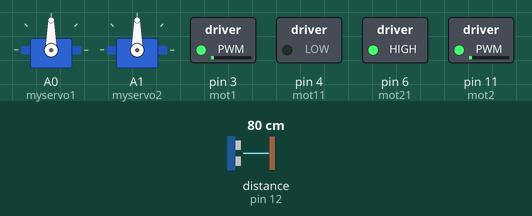
The sketch below on a simulated Arduino Nano, built with avr-gcc and run on an emulated ATmega328P. Parts: 2 × servo, switched loads named in the sketch (green lamp = pin HIGH). Wiring (inferred from the names in the program): ultrasonic range finder: trigger pin 10; echo pin 12. The test bench sets the inputs (shaded band); at power-on: distance to the obstacle (sensor on pin 12) 80 cm. The echo pulse lasts 58.3 µs per cm; pins used as bus, display or sensor lines are not drawn.

Above: at 1.2 s.
1.3 s: distance to the obstacle (sensor on pin 12) set to 2 cm
At 2.4 s:
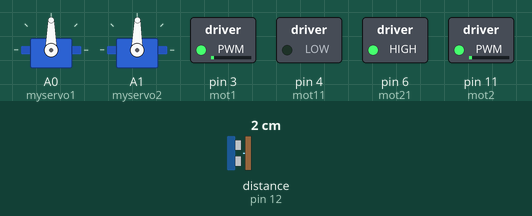
3.3 s: distance to the obstacle (sensor on pin 12) set to 83 cm
At 3.45 s:
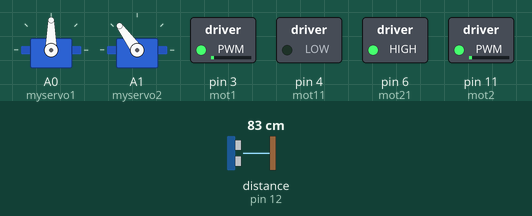
Timing chart, 0 to 6.3 s (numbered marks = the images above; inputs shaded):
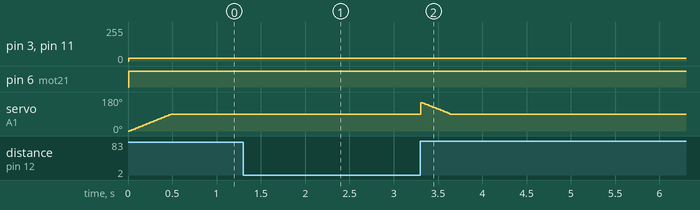

The sketch:

main.ino
```cpp
/*
* Project Name:   Forest Conservation Robot(e-Yantra Project)
* Author List:    Mehta Raj Vinodbhai,
*                 Purohit Mahima
*
* Filename:       main.ino
* Functions:      setup()
*                 receiveData(int byteCount)
*                 sendData()
*                 loop()
*                 servo_filter()
*                 lookRight()
*                 lookLeft()
*                 ultra()
*                 moveBackward()
*                 moveForward()
*
  * Global Variables:
                      spd1, spd2,distance,speedSet,ct,d,distanceR, distanceL,seru,setu,setd,serd;data,ispd1,ispd2,state
                      MAX_DISTANCE MAX_SPEED
*
*/


#include <Servo.h>
#include <Wire.h>

#define SLAVE_ADDRESS 0x04
int state = 0;
int enablei2c=10;//pin for enable i2c
int ispd1=0,ispd2=0;

#define MAX_DISTANCE 80
#define MAX_SPEED 20 // sets speed of DC  motors
// ultrasonic
const int  trigPin = 10, echoPin = 12;
int data;

//servo motor
Servo myservo1;
Servo myservo2;
#define dir myservo1.write
#define uls myservo2.write
int seru = 0, setu = 0, setd = 90, serd = 90;

int distance = 0;
int speedSet = 0;
int ct = 0, d = 0;
int distanceR = 0;
int distanceL =  0;

//motor
int8_t spd1 = 0, spd2 = 0;
int8_t mot2 = 11, mot21 = 6;
int8_t mot1 = 3, mot11 = 4;


/*
*
* Function Name:  setup()
* Input:          none
* Output:         define the pins mode input,output
* Logic:          at time of execution of the code that function run first
* Example Call:   setup()
*
*/
void setup()
{

  pinMode(10, INPUT);
  // initialize i2c as slave
  Wire.begin(SLAVE_ADDRESS);
  // define callbacks for i2c communication
  Wire.onReceive(receiveData);
  Wire.onRequest(sendData);
  //motor
  pinMode(mot1, OUTPUT); pinMode(mot11, OUTPUT);
  pinMode(mot2, OUTPUT); pinMode(mot21, OUTPUT);
  pinMode(trigPin, OUTPUT); pinMode(echoPin, INPUT);
  myservo1.attach(A0);
  myservo2.attach(A1);
  uls(seru);
  dir(serd);
  distance = ultra();
  //Serial.begin(115200);
}

/*
*
* Function Name:  receiveData(int byteCount)
* Input:          byteCount mean limitation of the size of the data
* Output:         get the data from the raspberry pi to arduino nano
* Logic:          read the data spd1 and spd2 from the raspberry pi using the flage logic to differentiate data
* Example Call:   receiveData(int byteCount)
*
*/
void receiveData(int byteCount) {
   if(Wire.available()) {
      if (state == 0) {
        ispd1 = Wire.read();
        state = 1;
      }
      else {
        ispd2 = Wire.read();
        state = 0;
      }
  }
}

/*
*
* Function Name:  sendData()
* Input:          none
* Output:         respone to the raspberry pi.data travel from arduino to raspberry pi
* Logic:          for the purp[ose of seprating two data use flage logic to differentiate
* Example Call:   sendData()
*
*/
void sendData() {Wire.write(state);}

/*
*
* Function Name:  loop()
* Input:          enablei2c pin data from the raspberry pi
* Output:         main execution of the robot through the help of the subroutines
* Logic:          here the robot enablei2c=1 then it travel through the help of the web control data otherwise obstacle avoiding logic
* Example Call:   loop()
*
*/
void loop()
{
  if(digitalRead(enablei2c)){spd1=ispd1;spd2=ispd2;applyspeed();}
  else  {
        switch (distance)
        {
          case 0 ... 10:
                  while(d==0)
                  {
                    lookRight();
                    lookLeft();
                    if (distanceR >= distanceL) {setd = 150;dir(serd);servo_acc_dacc();d=1;}    //0 to 180
                    else if (distanceR <distanceL) {setd = 50;uls(seru);servo_acc_dacc();d=1;}
                  }
            break;
          default:
              setd = setu = 90; uls(seru); moveForward(); applyspeed();
              if(ct>1000){dir(serd);d=ct=0;}else{ct++;}
              break;
        }
        distance = ultra();
        servo_acc_dacc();
  }
}
/*
*
* Function Name:  servo_acc_dacc()
* Input:          none
* Output:         smooth rotation of the servo motor
* Logic:          the logic of the acc_dacc of the servo motor angle
* Example Call:   servo_acc_dacc()
*
*/

void servo_acc_dacc()
{
  if (serd < setd)serd++; else if (serd > setd)serd--; else serd = setd;
  if (seru < setu)seru++; else if (seru > setu)seru--; else seru = setu;
}
/*
*
* Function Name:  lookRight()
* Input:          none
* Output:         temporary value of the distance
* Logic:          ultrasonic servo rotate right side and get the temp. distance data
* Example Call:   lookRight()
*
*/
int lookRight() {setu = 30;uls(seru);servo_acc_dacc();delay(500);distanceR=0;distanceR = ultra();return distanceR;}
/*
*
* Function Name:  lookLeft()
* Input:          none
* Output:         temporary value of the distance
* Logic:          ultrasonic servo rotate left side and get the temp. distance data
* Example Call:   lookLeft()
*
*/
int lookLeft() {setu = 150;uls(seru);servo_acc_dacc();delay(500);distanceL=0;distanceL = ultra();return distanceL;}
/*
*
* Function Name:  ultra()
* Input:          none
* Output:         value of the distance
* Logic:          getting the ultrasonic value as distance in 6000 miliseconds
* Example Call:   ultra()
*
*/
int ultra()
{
    digitalWrite(trigPin, LOW);
    delayMicroseconds(2);
    digitalWrite(trigPin, HIGH);
    delayMicroseconds(5);
    digitalWrite(trigPin, LOW);

    data = pulseIn(echoPin, HIGH, 6000);
    data = data * 0.017;
    return data;
}
/*
*
* Function Name:  moveForward()
* Input:          none
* Output:         value of spd1 and spd2
* Logic:          increase the speed
* Example Call:   moveForward()
*
*/
void moveForward() {for (speedSet = 0; speedSet < MAX_SPEED; speedSet++) {spd1 = spd2 = speedSet;}}
/*
*
* Function Name:  moveBackward()
* Input:          none
* Output:         value of spd1 and spd2
* Logic:          decrease the speed
* Example Call:   moveBackward()
*
*/
void moveBackward(){for (speedSet = 0; speedSet < MAX_SPEED; speedSet--) {spd1 = spd2 = -speedSet;}}
```

Z_applyspeed.ino
```cpp
/*
*
* Function Name:  applyspeed()
* Input:          none
* Output:         speed and direction of the motor
* Logic:          here if the speed of motor is positive the one direction and the negative then another direction and default for stop the motion
* Example Call:   applyspeed()
*
*/
void applyspeed()
{
  switch (spd1)
  {
    case -255 ... -1:    analogWrite(mot1, -spd1); digitalWrite(mot11 , HIGH);      break;
    case 1 ... 255:      analogWrite(mot1, spd1); digitalWrite(mot11 , LOW);     break;
    default:             analogWrite(mot1, 0);     digitalWrite(mot11 , LOW);      break;
  }
  switch (spd2)
  {
    case -255 ... -1:    analogWrite(mot2, -spd2); digitalWrite(mot21 , LOW);    break;
    case 1 ... 255:      analogWrite(mot2, spd2); digitalWrite(mot21 , HIGH);     break;
    default:             analogWrite(mot2, 0); digitalWrite(mot21 , LOW);        break;
  }
}
```

Measured:
- after the input at 1.3 s, servo on A1 (myservo2): 90° → 89° after 0.50 s
